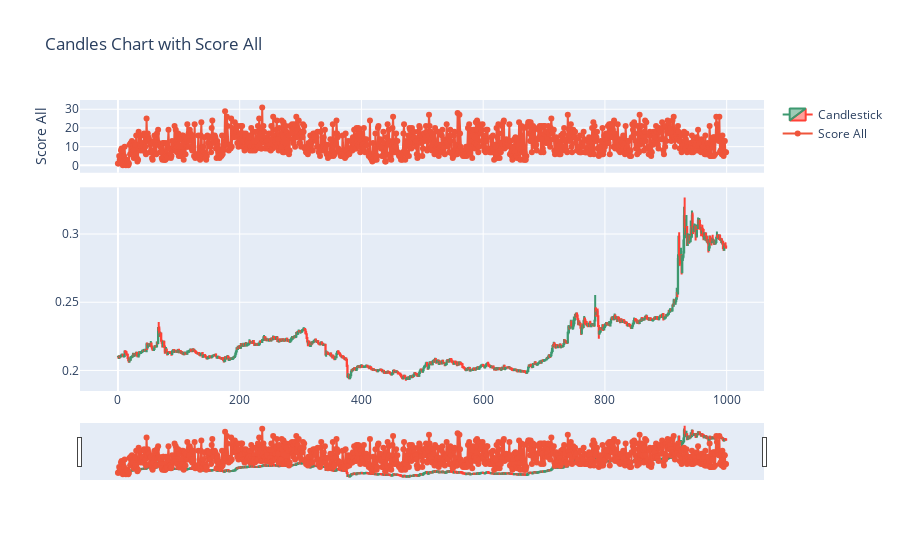

The notebook cell this image was saved under:
### Code cell
import plotly.graph_objects as go
from plotly.subplots import make_subplots
import pandas as pd

# Load your data
df = SCORE.copy()

# Create candlestick trace
candlestick = go.Candlestick(
    # x=df['OpenTime'],
    open=df['Open'],
    high=df['High'],
    low=df['Low'],
    close=df['Close'],
    name='Candlestick'
)

# Secondary line for score_all
score_trace = go.Scatter(
    # x=df['date'],
    y=df['ScoreAll'],
    mode='lines+markers',
    name='Score All',
    yaxis='y2'
)

# Layout with dual y-axes
layout = go.Layout(
    title='Candles Chart with Score All',
    yaxis=dict(
        domain=[0, 0.7],
        autorange=True  # Ensure auto range
    ),
    yaxis2=dict(
        domain=[0.75, 1],
        anchor='x',
        title='Score All',
        autorange=True  # Ensure auto range
    ),
    hovermode='x',
)

fig = go.Figure(data=[candlestick, score_trace], layout=layout)

# Additional: 
# To enforce auto adjustment during zoom/pan, Plotly's default behavior should handle this.
# If not, you can add a callback to handle relayout events in a Dash app environment.

fig.show()

### Figure 1 — Plotly figure (JSON) as saved in the notebook; plotly's stock layout.template omitted (floating-point values rounded to 4 significant figures; data arrays with more than 128 entries replaced by an {"elided": "..."} marker saying what was removed)
{"data": [{"close": {"elided": "1000 float values"}, "high": {"elided": "1000 float values"}, "low": {"elided": "1000 float values"}, "name": "Candlestick", "open": {"elided": "1000 float values"}, "type": "candlestick"}, {"mode": "lines+markers", "name": "Score All", "type": "scatter", "y": {"elided": "1000 int values"}, "yaxis": "y2"}], "layout": {"hovermode": "x", "title": {"text": "Candles Chart with Score All"}, "yaxis": {"autorange": true, "domain": [0, 0.7]}, "yaxis2": {"anchor": "x", "autorange": true, "domain": [0.75, 1], "title": {"text": "Score All"}}}}
